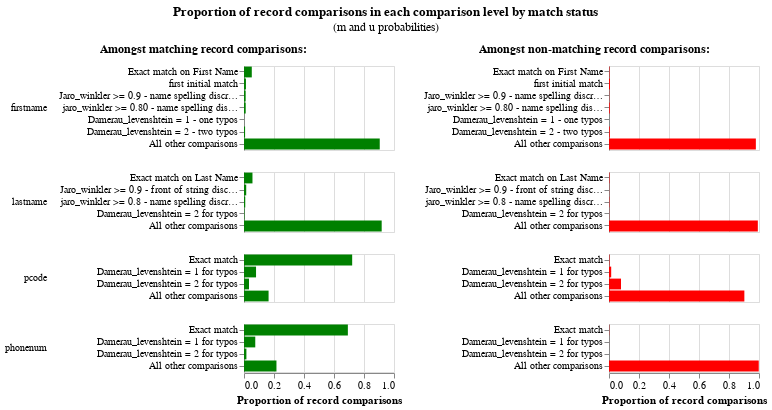

Notebook code for this chart:
### Markdown cell above
convergence problems for blocking on phonenum & pcode

### Code cell
linker.m_u_parameters_chart()

### Figure 1 — Vega-Lite specification as saved in the notebook (floating-point values rounded to 4 significant figures)
{"$schema": "https://vega.github.io/schema/vega-lite/v5.9.3.json", "config": {"header": {"title": null}, "title": {"anchor": "middle", "offset": 10}, "view": {"continuousHeight": 300, "continuousWidth": 300, "discreteHeight": 300, "discreteWidth": 400}}, "data": {"name": "data-5abd28d5b927a6f4a72facd78c95f898"}, "datasets": {"data-5abd28d5b927a6f4a72facd78c95f898": [{"bayes_factor": 18.02, "bayes_factor_description": "If comparison level is `exact match on first name` then comparison is 18.02 times more likely to be a match", "comparison_name": "firstname", "comparison_sort_order": 0, "comparison_vector_value": 6, "has_tf_adjustments": false, "is_null_level": false, "label_for_charts": "Exact match on First Name", "log2_bayes_factor": 4.171, "m_probability": 0.05193, "m_probability_description": "Amongst matching record comparisons, 5.19% of records are in the exact match on first name comparison level", "max_comparison_vector_value": 6, "probability_two_random_records_match": 0.0001346, "sql_condition": "firstname_l = firstname_r", "tf_adjustment_column": null, "tf_adjustment_weight": 1, "u_probability": 0.002883, "u_probability_description": "Amongst non-matching record comparisons, 0.29% of records are in the exact match on first name comparison level"}, {"bayes_factor": 1.999, "bayes_factor_description": "If comparison level is `first initial match` then comparison is 2.00 times more likely to be a match", "comparison_name": "firstname", "comparison_sort_order": 0, "comparison_vector_value": 5, "has_tf_adjustments": false, "is_null_level": false, "label_for_charts": "first initial match", "log2_bayes_factor": 0.9995, "m_probability": 0.01295, "m_probability_description": "Amongst matching record comparisons, 1.30% of records are in the first initial match comparison level", "max_comparison_vector_value": 6, "probability_two_random_records_match": 0.0001346, "sql_condition": "(length(firstname_l) = 1 OR length(firstname_r) = 1 ) AND (substr(firstname_l, 1, 1) = substr(firstname_r, 1, 1))", "tf_adjustment_column": null, "tf_adjustment_weight": 1, "u_probability": 0.006477, "u_probability_description": "Amongst non-matching record comparisons, 0.65% of records are in the first initial match comparison level"}, {"bayes_factor": 7.116, "bayes_factor_description": "If comparison level is `jaro_winkler >= 0.9 - name spelling discrepancies` then comparison is 7.12 times more likely to be a match", "comparison_name": "firstname", "comparison_sort_order": 0, "comparison_vector_value": 4, "has_tf_adjustments": false, "is_null_level": false, "label_for_charts": "Jaro_winkler >= 0.9 - name spelling discrepancies", "log2_bayes_factor": 2.831, "m_probability": 0.01113, "m_probability_description": "Amongst matching record comparisons, 1.11% of records are in the jaro_winkler >= 0.9 - name spelling discrepancies comparison level", "max_comparison_vector_value": 6, "probability_two_random_records_match": 0.0001346, "sql_condition": "jaro_winkler_similarity(firstname_l, firstname_r) >= 0.9", "tf_adjustment_column": null, "tf_adjustment_weight": 1, "u_probability": 0.001564, "u_probability_description": "Amongst non-matching record comparisons, 0.16% of records are in the jaro_winkler >= 0.9 - name spelling discrepancies comparison level"}, {"bayes_factor": 2.284, "bayes_factor_description": "If comparison level is `jaro_winkler >= 0.80 - name spelling discrepancies` then comparison is 2.28 times more likely to be a match", "comparison_name": "firstname", "comparison_sort_order": 0, "comparison_vector_value": 3, "has_tf_adjustments": false, "is_null_level": false, "label_for_charts": "jaro_winkler >= 0.80 - name spelling discrepancies", "log2_bayes_factor": 1.192, "m_probability": 0.01136, "m_probability_description": "Amongst matching record comparisons, 1.14% of records are in the jaro_winkler >= 0.80 - name spelling discrepancies comparison level", "max_comparison_vector_value": 6, "probability_two_random_records_match": 0.0001346, "sql_condition": "jaro_winkler_similarity(firstname_l, firstname_r) >= 0.80", "tf_adjustment_column": null, "tf_adjustment_weight": 1, "u_probability": 0.004975, "u_probability_description": "Amongst non-matching record comparisons, 0.50% of records are in the jaro_winkler >= 0.80 - name spelling discrepancies comparison level"}, {"bayes_factor": 4.2, "bayes_factor_description": "If comparison level is `damerau_levenshtein = 1 - one typos` then comparison is 4.20 times more likely to be a match", "comparison_name": "firstname", "comparison_sort_order": 0, "comparison_vector_value": 2, "has_tf_adjustments": false, "is_null_level": false, "label_for_charts": "Damerau_levenshtein = 1 - one typos", "log2_bayes_factor": 2.071, "m_probability": 0.0003597, "m_probability_description": "Amongst matching record comparisons, 0.04% of records are in the damerau_levenshtein = 1 - one typos comparison level", "max_comparison_vector_value": 6, "probability_two_random_records_match": 0.0001346, "sql_condition": "damerau_levenshtein(firstname_l, firstname_r) <= 1", "tf_adjustment_column": null, "tf_adjustment_weight": 1, "u_probability": 8.563e-05, "u_probability_description": "Amongst non-matching record comparisons, 0.01% of records are in the damerau_levenshtein = 1 - one typos comparison level"}, {"bayes_factor": 1.462, "bayes_factor_description": "If comparison level is `damerau_levenshtein = 2 - two typos` then comparison is 1.46 times more likely to be a match", "comparison_name": "firstname", "comparison_sort_order": 0, "comparison_vector_value": 1, "has_tf_adjustments": false, "is_null_level": false, "label_for_charts": "Damerau_levenshtein = 2 - two typos", "log2_bayes_factor": 0.5477, "m_probability": 0.00725, "m_probability_description": "Amongst matching record comparisons, 0.73% of records are in the damerau_levenshtein = 2 - two typos comparison level", "max_comparison_vector_value": 6, "probability_two_random_records_match": 0.0001346, "sql_condition": "damerau_levenshtein(firstname_l, firstname_r) = 2", "tf_adjustment_column": null, "tf_adjustment_weight": 1, "u_probability": 0.00496, "u_probability_description": "Amongst non-matching record comparisons, 0.50% of records are in the damerau_levenshtein = 2 - two typos comparison level"}, {"bayes_factor": 0.9244, "bayes_factor_description": "If comparison level is `all other comparisons` then comparison is  1.08 times less likely to be a match", "comparison_name": "firstname", "comparison_sort_order": 0, "comparison_vector_value": 0, "has_tf_adjustments": false, "is_null_level": false, "label_for_charts": "All other comparisons", "log2_bayes_factor": -0.1135, "m_probability": 0.905, "m_probability_description": "Amongst matching record comparisons, 90.50% of records are in the all other comparisons comparison level", "max_comparison_vector_value": 6, "probability_two_random_records_match": 0.0001346, "sql_condition": "ELSE", "tf_adjustment_column": null, "tf_adjustment_weight": 1, "u_probability": 0.9791, "u_probability_description": "Amongst non-matching record comparisons, 97.91% of records are in the all other comparisons comparison level"}, {"bayes_factor": 18.22, "bayes_factor_description": "If comparison level is `exact match on last name` then comparison is 18.22 times more likely to be a match", "comparison_name": "lastname", "comparison_sort_order": 1, "comparison_vector_value": 4, "has_tf_adjustments": false, "is_null_level": false, "label_for_charts": "Exact match on Last Name", "log2_bayes_factor": 4.187, "m_probability": 0.05648, "m_probability_description": "Amongst matching record comparisons, 5.65% of records are in the exact match on last name comparison level", "max_comparison_vector_value": 4, "probability_two_random_records_match": 0.0001346, "sql_condition": "lastname_l = lastname_r", "tf_adjustment_column": null, "tf_adjustment_weight": 1, "u_probability": 0.0031, "u_probability_description": "Amongst non-matching record comparisons, 0.31% of records are in the exact match on last name comparison level"}, {"bayes_factor": 14.07, "bayes_factor_description": "If comparison level is `jaro_winkler >= 0.9 - front of string discrepdendies` then comparison is 14.07 times more likely to be a match", "comparison_name": "lastname", "comparison_sort_order": 1, "comparison_vector_value": 3, "has_tf_adjustments": false, "is_null_level": false, "label_for_charts": "Jaro_winkler >= 0.9 - front of string discrepdendies", "log2_bayes_factor": 3.815, "m_probability": 0.01479, "m_probability_description": "Amongst matching record comparisons, 1.48% of records are in the jaro_winkler >= 0.9 - front of string discrepdendies comparison level", "max_comparison_vector_value": 4, "probability_two_random_records_match": 0.0001346, "sql_condition": "jaro_winkler_similarity(lastname_l, lastname_r) >= 0.9", "tf_adjustment_column": null, "tf_adjustment_weight": 1, "u_probability": 0.001051, "u_probability_description": "Amongst non-matching record comparisons, 0.11% of records are in the jaro_winkler >= 0.9 - front of string discrepdendies comparison level"}, {"bayes_factor": 3.232, "bayes_factor_description": "If comparison level is `jaro_winkler >= 0.8 - name spelling discrepancies throughout str` then comparison is 3.23 times more likely to be a match", "comparison_name": "lastname", "comparison_sort_order": 1, "comparison_vector_value": 2, "has_tf_adjustments": false, "is_null_level": false, "label_for_charts": "jaro_winkler >= 0.8 - name spelling discrepancies throughout str", "log2_bayes_factor": 1.692, "m_probability": 0.008346, "m_probability_description": "Amongst matching record comparisons, 0.83% of records are in the jaro_winkler >= 0.8 - name spelling discrepancies throughout str comparison level", "max_comparison_vector_value": 4, "probability_two_random_records_match": 0.0001346, "sql_condition": "jaro_winkler_similarity(lastname_l, lastname_r) >= 0.8", "tf_adjustment_column": null, "tf_adjustment_weight": 1, "u_probability": 0.002583, "u_probability_description": "Amongst non-matching record comparisons, 0.26% of records are in the jaro_winkler >= 0.8 - name spelling discrepancies throughout str comparison level"}, {"bayes_factor": 2.91, "bayes_factor_description": "If comparison level is `damerau_levenshtein = 2 for typos` then comparison is 2.91 times more likely to be a match", "comparison_name": "lastname", "comparison_sort_order": 1, "comparison_vector_value": 1, "has_tf_adjustments": false, "is_null_level": false, "label_for_charts": "Damerau_levenshtein = 2 for typos", "log2_bayes_factor": 1.541, "m_probability": 0.00309, "m_probability_description": "Amongst matching record comparisons, 0.31% of records are in the damerau_levenshtein = 2 for typos comparison level", "max_comparison_vector_value": 4, "probability_two_random_records_match": 0.0001346, "sql_condition": "damerau_levenshtein(lastname_l, lastname_r) = 2", "tf_adjustment_column": null, "tf_adjustment_weight": 1, "u_probability": 0.001062, "u_probability_description": "Amongst non-matching record comparisons, 0.11% of records are in the damerau_levenshtein = 2 for typos comparison level"}, {"bayes_factor": 0.9251, "bayes_factor_description": "If comparison level is `all other comparisons` then comparison is  1.08 times less likely to be a match", "comparison_name": "lastname", "comparison_sort_order": 1, "comparison_vector_value": 0, "has_tf_adjustments": false, "is_null_level": false, "label_for_charts": "All other comparisons", "log2_bayes_factor": -0.1123, "m_probability": 0.9179, "m_probability_description": "Amongst matching record comparisons, 91.79% of records are in the all other comparisons comparison level", "max_comparison_vector_value": 4, "probability_two_random_records_match": 0.0001346, "sql_condition": "ELSE", "tf_adjustment_column": null, "tf_adjustment_weight": 1, "u_probability": 0.9922, "u_probability_description": "Amongst non-matching record comparisons, 99.22% of records are in the all other comparisons comparison level"}, {"bayes_factor": 258.7, "bayes_factor_description": "If comparison level is `exact match` then comparison is 258.73 times more likely to be a match", "comparison_name": "pcode", "comparison_sort_order": 2, "comparison_vector_value": 3, "has_tf_adjustments": false, "is_null_level": false, "label_for_charts": "Exact match", "log2_bayes_factor": 8.015, "m_probability": 0.7212, "m_probability_description": "Amongst matching record comparisons, 72.12% of records are in the exact match comparison level", "max_comparison_vector_value": 3, "probability_two_random_records_match": 0.0001346, "sql_condition": "pcode_l=pcode_r", "tf_adjustment_column": null, "tf_adjustment_weight": 1, "u_probability": 0.002787, "u_probability_description": "Amongst non-matching record comparisons, 0.28% of records are in the exact match comparison level"}, {"bayes_factor": 5.488, "bayes_factor_description": "If comparison level is `damerau_levenshtein = 1 for typos` then comparison is 5.49 times more likely to be a match", "comparison_name": "pcode", "comparison_sort_order": 2, "comparison_vector_value": 2, "has_tf_adjustments": false, "is_null_level": false, "label_for_charts": "Damerau_levenshtein = 1 for typos", "log2_bayes_factor": 2.456, "m_probability": 0.08028, "m_probability_description": "Amongst matching record comparisons, 8.03% of records are in the damerau_levenshtein = 1 for typos comparison level", "max_comparison_vector_value": 3, "probability_two_random_records_match": 0.0001346, "sql_condition": "damerau_levenshtein(pcode_l, pcode_r) = 1", "tf_adjustment_column": null, "tf_adjustment_weight": 1, "u_probability": 0.01463, "u_probability_description": "Amongst non-matching record comparisons, 1.46% of records are in the damerau_levenshtein = 1 for typos comparison level"}, {"bayes_factor": 0.4139, "bayes_factor_description": "If comparison level is `damerau_levenshtein = 2 for typos` then comparison is  2.42 times less likely to be a match", "comparison_name": "pcode", "comparison_sort_order": 2, "comparison_vector_value": 1, "has_tf_adjustments": false, "is_null_level": false, "label_for_charts": "Damerau_levenshtein = 2 for typos", "log2_bayes_factor": -1.273, "m_probability": 0.03318, "m_probability_description": "Amongst matching record comparisons, 3.32% of records are in the damerau_levenshtein = 2 for typos comparison level", "max_comparison_vector_value": 3, "probability_two_random_records_match": 0.0001346, "sql_condition": "damerau_levenshtein(pcode_l, pcode_r) = 2", "tf_adjustment_column": null, "tf_adjustment_weight": 1, "u_probability": 0.08017, "u_probability_description": "Amongst non-matching record comparisons, 8.02% of records are in the damerau_levenshtein = 2 for typos comparison level"}, {"bayes_factor": 0.1816, "bayes_factor_description": "If comparison level is `all other comparisons` then comparison is  5.51 times less likely to be a match", "comparison_name": "pcode", "comparison_sort_order": 2, "comparison_vector_value": 0, "has_tf_adjustments": false, "is_null_level": false, "label_for_charts": "All other comparisons", "log2_bayes_factor": -2.461, "m_probability": 0.1639, "m_probability_description": "Amongst matching record comparisons, 16.39% of records are in the all other comparisons comparison level", "max_comparison_vector_value": 3, "probability_two_random_records_match": 0.0001346, "sql_condition": "ELSE", "tf_adjustment_column": null, "tf_adjustment_weight": 1, "u_probability": 0.9024, "u_probability_description": "Amongst non-matching record comparisons, 90.24% of records are in the all other comparisons comparison level"}, {"bayes_factor": 461.0, "bayes_factor_description": "If comparison level is `exact match` then comparison is 460.97 times more likely to be a match", "comparison_name": "phonenum", "comparison_sort_order": 3, "comparison_vector_value": 3, "has_tf_adjustments": false, "is_null_level": false, "label_for_charts": "Exact match", "log2_bayes_factor": 8.849, "m_probability": 0.6925, "m_probability_description": "Amongst matching record comparisons, 69.25% of records are in the exact match comparison level", "max_comparison_vector_value": 3, "probability_two_random_records_match": 0.0001346, "sql_condition": "phonenum_l=phonenum_r", "tf_adjustment_column": null, "tf_adjustment_weight": 1, "u_probability": 0.001502, "u_probability_description": "Amongst non-matching record comparisons, 0.15% of records are in the exact match comparison level"}, {"bayes_factor": 415.1, "bayes_factor_description": "If comparison level is `damerau_levenshtein = 1 for typos` then comparison is 415.06 times more likely to be a match", "comparison_name": "phonenum", "comparison_sort_order": 3, "comparison_vector_value": 2, "has_tf_adjustments": false, "is_null_level": false, "label_for_charts": "Damerau_levenshtein = 1 for typos", "log2_bayes_factor": 8.697, "m_probability": 0.07512, "m_probability_description": "Amongst matching record comparisons, 7.51% of records are in the damerau_levenshtein = 1 for typos comparison level", "max_comparison_vector_value": 3, "probability_two_random_records_match": 0.0001346, "sql_condition": "damerau_levenshtein(phonenum_l, phonenum_r) = 1", "tf_adjustment_column": null, "tf_adjustment_weight": 1, "u_probability": 0.000181, "u_probability_description": "Amongst non-matching record comparisons, 0.02% of records are in the damerau_levenshtein = 1 for typos comparison level"}, {"bayes_factor": 348.1, "bayes_factor_description": "If comparison level is `damerau_levenshtein = 2 for typos` then comparison is 348.11 times more likely to be a match", "comparison_name": "phonenum", "comparison_sort_order": 3, "comparison_vector_value": 1, "has_tf_adjustments": false, "is_null_level": false, "label_for_charts": "Damerau_levenshtein = 2 for typos", "log2_bayes_factor": 8.443, "m_probability": 0.016, "m_probability_description": "Amongst matching record comparisons, 1.60% of records are in the damerau_levenshtein = 2 for typos comparison level", "max_comparison_vector_value": 3, "probability_two_random_records_match": 0.0001346, "sql_condition": "damerau_levenshtein(phonenum_l, phonenum_r) = 2", "tf_adjustment_column": null, "tf_adjustment_weight": 1, "u_probability": 4.598e-05, "u_probability_description": "Amongst non-matching record comparisons, 0.00% of records are in the damerau_levenshtein = 2 for typos comparison level"}, {"bayes_factor": 0.2168, "bayes_factor_description": "If comparison level is `all other comparisons` then comparison is  4.61 times less likely to be a match", "comparison_name": "phonenum", "comparison_sort_order": 3, "comparison_vector_value": 0, "has_tf_adjustments": false, "is_null_level": false, "label_for_charts": "All other comparisons", "log2_bayes_factor": -2.206, "m_probability": 0.2164, "m_probability_description": "Amongst matching record comparisons, 21.64% of records are in the all other comparisons comparison level", "max_comparison_vector_value": 3, "probability_two_random_records_match": 0.0001346, "sql_condition": "ELSE", "tf_adjustment_column": null, "tf_adjustment_weight": 1, "u_probability": 0.9983, "u_probability_description": "Amongst non-matching record comparisons, 99.83% of records are in the all other comparisons comparison level"}]}, "hconcat": [{"encoding": {"color": {"value": "green"}, "row": {"field": "comparison_name", "header": {"labelAlign": "left", "labelAnchor": "middle", "labelAngle": 0}, "sort": {"field": "comparison_sort_order"}, "type": "nominal"}, "tooltip": [{"field": "m_probability_description", "title": "m probability description", "type": "nominal"}, {"field": "comparison_name", "title": "Comparison column name", "type": "nominal"}, {"field": "label_for_charts", "title": "Label", "type": "ordinal"}, {"field": "sql_condition", "title": "SQL condition", "type": "nominal"}, {"field": "m_probability", "format": ".4p", "title": "m probability", "type": "quantitative"}, {"field": "u_probability", "format": ".4p", "title": "u probability", "type": "quantitative"}, {"field": "bayes_factor", "format": ",.4f", "title": "Bayes factor = m/u", "type": "quantitative"}, {"field": "log2_bayes_factor", "format": ",.4f", "title": "Match weight = log2(m/u)", "type": "quantitative"}], "x": {"axis": {"title": "Proportion of record comparisons"}, "field": "m_probability", "type": "quantitative"}, "y": {"axis": {"title": null}, "field": "label_for_charts", "sort": {"field": "comparison_vector_value", "order": "descending"}, "type": "nominal"}}, "height": {"step": 12}, "mark": "bar", "resolve": {"scale": {"y": "independent"}}, "title": {"fontSize": 12, "fontWeight": "bold", "text": "Amongst matching record comparisons:"}, "transform": [{"filter": "(datum.bayes_factor != 'no-op filter due to vega lite issue 4680')"}], "width": 150}, {"encoding": {"color": {"value": "red"}, "row": {"field": "comparison_name", "header": {"labels": false}, "sort": {"field": "comparison_sort_order"}, "type": "nominal"}, "tooltip": [{"field": "u_probability_description", "title": "u probability description", "type": "nominal"}, {"field": "comparison_name", "title": "Comparison column name", "type": "nominal"}, {"field": "label_for_charts", "title": "Label", "type": "ordinal"}, {"field": "sql_condition", "title": "SQL condition", "type": "nominal"}, {"field": "m_probability", "format": ".4p", "title": "m probability", "type": "quantitative"}, {"field": "u_probability", "format": ".4p", "title": "u probability", "type": "quantitative"}, {"field": "bayes_factor", "format": ",.4f", "title": "Bayes factor = m/u", "type": "quantitative"}, {"field": "log2_bayes_factor", "format": ",.4f", "title": "Match weight = log2(m/u)", "type": "quantitative"}], "x": {"axis": {"title": "Proportion of record comparisons"}, "field": "u_probability", "type": "quantitative"}, "y": {"axis": {"title": null}, "field": "label_for_charts", "sort": {"field": "comparison_vector_value", "order": "descending"}, "type": "nominal"}}, "height": {"step": 12}, "mark": "bar", "resolve": {"scale": {"y": "independent"}}, "title": {"fontSize": 12, "fontWeight": "bold", "text": "Amongst non-matching record comparisons:"}, "transform": [{"filter": "(datum.bayes_factor != 'no-op filter2 due to vega lite issue 4680')"}], "width": 150}], "title": {"subtitle": "(m and u probabilities)", "text": "Proportion of record comparisons in each comparison level by match status"}}
